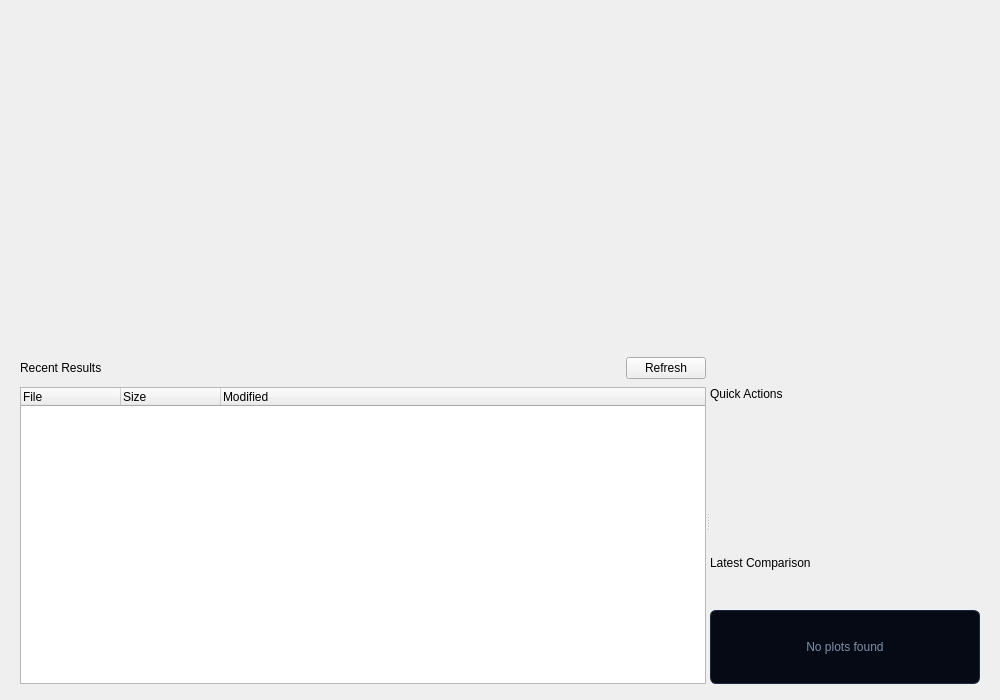
<?xml version="1.0" encoding="UTF-8"?>
<ui version="4.0">
 <class>DashboardPage</class>
 <widget class="QWidget" name="DashboardPage">
  <property name="geometry">
   <rect><x>0</x><y>0</y><width>1000</width><height>700</height></rect>
  </property>
  <layout class="QVBoxLayout" name="mainLayout">
   <property name="spacing"><number>14</number></property>
   <property name="leftMargin"><number>20</number></property>
   <property name="topMargin"><number>16</number></property>
   <property name="rightMargin"><number>20</number></property>
   <property name="bottomMargin"><number>16</number></property>
   <item>
    <widget class="QFrame" name="cardsFrame">
     <property name="frameShape"><enum>QFrame::NoFrame</enum></property>
     <layout class="QHBoxLayout" name="cardsLayout">
      <property name="spacing"><number>12</number></property>
      <property name="leftMargin"><number>0</number></property>
      <property name="topMargin"><number>0</number></property>
      <property name="rightMargin"><number>0</number></property>
      <property name="bottomMargin"><number>0</number></property>
     </layout>
    </widget>
   </item>
   <item>
    <widget class="QSplitter" name="splitter">
     <property name="orientation"><enum>Qt::Horizontal</enum></property>
     <widget class="QFrame" name="leftPanel">
      <property name="frameShape"><enum>QFrame::NoFrame</enum></property>
      <layout class="QVBoxLayout" name="leftLayout">
       <property name="spacing"><number>8</number></property>
       <property name="leftMargin"><number>0</number></property>
       <property name="topMargin"><number>0</number></property>
       <property name="rightMargin"><number>0</number></property>
       <property name="bottomMargin"><number>0</number></property>
       <item>
        <layout class="QHBoxLayout" name="recentHeaderLayout">
         <property name="spacing"><number>8</number></property>
         <item>
          <widget class="QLabel" name="recentLabel">
           <property name="text"><string>Recent Results</string></property>
          </widget>
         </item>
         <item>
          <spacer>
           <property name="orientation"><enum>Qt::Horizontal</enum></property>
           <property name="sizeHint" stdset="0"><size><width>40</width><height>20</height></size></property>
          </spacer>
         </item>
         <item>
          <widget class="QPushButton" name="refreshBtn">
           <property name="text"><string>Refresh</string></property>
           <property name="maximumWidth"><number>80</number></property>
          </widget>
         </item>
        </layout>
       </item>
       <item>
        <widget class="QTreeWidget" name="recentTree">
         <property name="alternatingRowColors"><bool>true</bool></property>
         <property name="rootIsDecorated"><bool>false</bool></property>
         <column><property name="text"><string>File</string></property></column>
         <column><property name="text"><string>Size</string></property></column>
         <column><property name="text"><string>Modified</string></property></column>
        </widget>
       </item>
      </layout>
     </widget>
     <widget class="QFrame" name="rightPanel">
      <property name="frameShape"><enum>QFrame::NoFrame</enum></property>
      <property name="minimumWidth"><number>320</number></property>
      <property name="maximumWidth"><number>480</number></property>
      <layout class="QVBoxLayout" name="rightLayout">
       <property name="spacing"><number>10</number></property>
       <property name="leftMargin"><number>0</number></property>
       <property name="topMargin"><number>0</number></property>
       <property name="rightMargin"><number>0</number></property>
       <property name="bottomMargin"><number>0</number></property>
       <item>
        <widget class="QLabel" name="actionsLabel">
         <property name="text"><string>Quick Actions</string></property>
        </widget>
       </item>
       <item>
        <widget class="QFrame" name="actionsFrame">
         <property name="frameShape"><enum>QFrame::NoFrame</enum></property>
         <layout class="QVBoxLayout" name="actionsLayout">
          <property name="spacing"><number>6</number></property>
          <property name="leftMargin"><number>0</number></property>
          <property name="topMargin"><number>0</number></property>
          <property name="rightMargin"><number>0</number></property>
          <property name="bottomMargin"><number>0</number></property>
         </layout>
        </widget>
       </item>
       <item>
        <widget class="QLabel" name="latestPlotLabel">
         <property name="text"><string>Latest Comparison</string></property>
        </widget>
       </item>
       <item>
        <widget class="QLabel" name="plotPreview">
         <property name="text"><string>No plots found</string></property>
         <property name="alignment"><set>Qt::AlignCenter</set></property>
         <property name="styleSheet"><string>QLabel { background-color: #060a14; border: 1px solid #1a2842; border-radius: 6px; color: #8090aa; }</string></property>
        </widget>
       </item>
      </layout>
     </widget>
    </widget>
   </item>
  </layout>
 </widget>
 <resources/>
 <connections/>
</ui>
